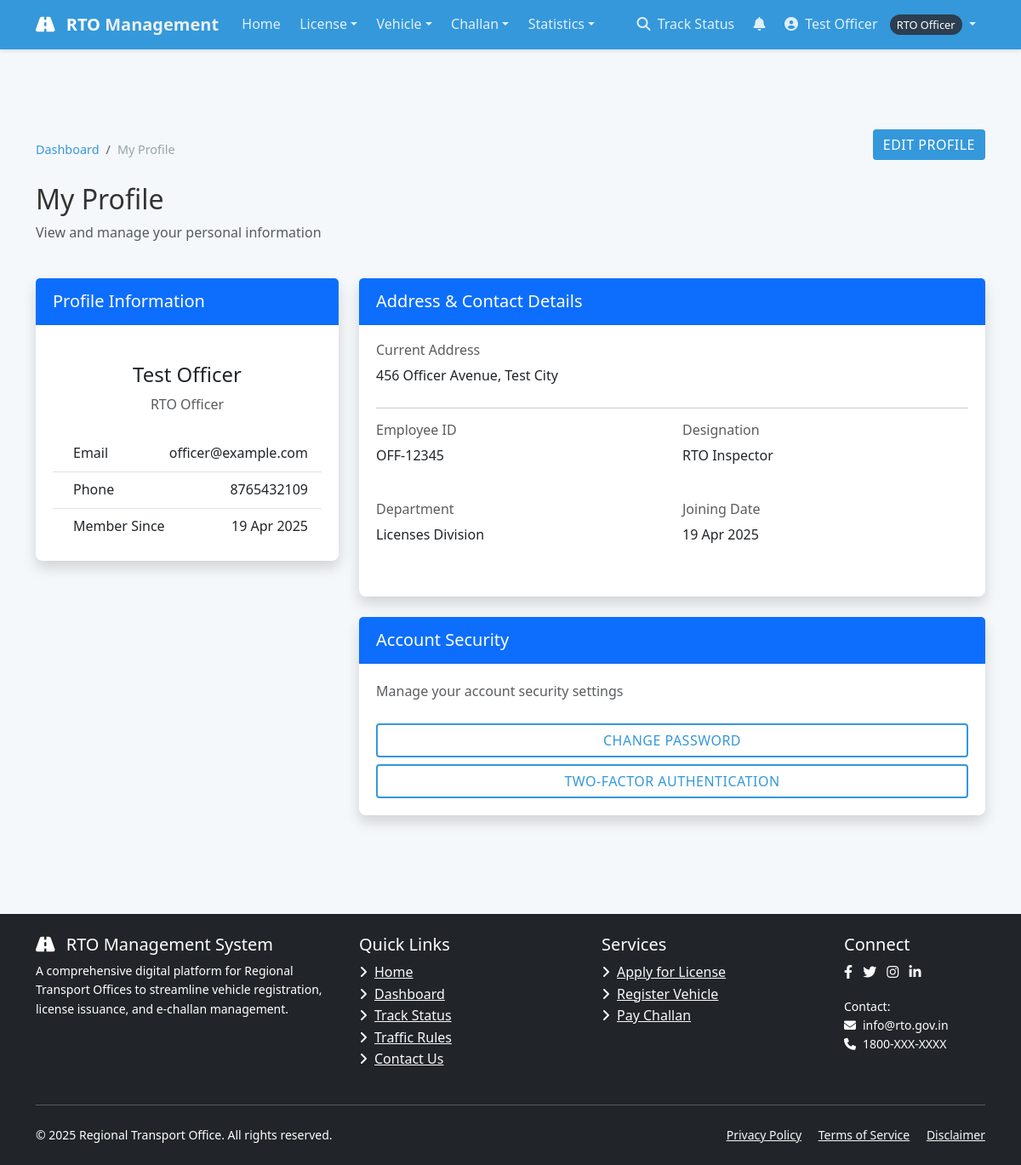
Screenshot of /accounts/profile/ (signed in) with the database file from the repository.
### accounts/models.py (models this page shows, shortened)
class User(AbstractUser):
    USER_TYPE_CHOICES = (
        ('CITIZEN', 'Citizen'),
        ('OFFICER', 'RTO Officer'),
        ('ADMIN', 'Administrator'),
    )
    username = None
    email = models.EmailField(_('email address'), unique=True)
    phone_number = models.CharField(max_length=15, blank=True, null=True)
    aadhaar_number = models.CharField(max_length=16, blank=True, null=True)
    address = models.TextField(blank=True, null=True)
    user_type = models.CharField(max_length=10, choices=USER_TYPE_CHOICES, default='CITIZEN')
    profile_picture = models.ImageField(upload_to='profile_pics/', blank=True, null=True)
    USERNAME_FIELD = 'email'
    REQUIRED_FIELDS = []
    objects = UserManager()
    def get_full_name(self):
        return f"{self.first_name} {self.last_name}" if self.first_name or self.last_name else self.email

class OfficerProfile(models.Model):
    user = models.OneToOneField(User, on_delete=models.CASCADE, related_name='officer_profile')
    employee_id = models.CharField(max_length=20, unique=True)
    designation = models.CharField(max_length=100)
    department = models.CharField(max_length=100)
    joining_date = models.DateField()

### accounts/views.py (the view)
# urls.py: path('profile/', views.profile_view, name='profile'),
@login_required
def profile_view(request):
    return render(request, 'accounts/profile.html')

### templates/accounts/profile.html (shortened to what this page needs)
{% extends 'base.html' %}
{% block content %}
<div class="container py-5">
    <div class="row mb-4">
        <div class="col">
            <nav aria-label="breadcrumb">
                <ol class="breadcrumb">
                    <li class="breadcrumb-item"><a href="{% url 'dashboard' %}">Dashboard</a></li>
                    <li class="breadcrumb-item active" aria-current="page">My Profile</li>
                </ol>
            </nav>
            <h2>My Profile</h2>
            <p class="text-muted">View and manage your personal information</p>
        </div>
        <div class="col-auto">
            <a href="{% url 'update_profile' %}" class="btn btn-primary">
                 Edit Profile
            </a>
        </div>
    </div>
    <div class="row">
        <div class="col-md-4">
            <div class="card shadow mb-4">
                <div class="card-header bg-primary text-white">
                    <h5 class="mb-0">Profile Information</h5>
                </div>
                <div class="card-body text-center">
                    <h4>{{ user.get_full_name }}</h4>
                    <p class="text-muted">{{ user.get_user_type_display }}</p>
                    <ul class="list-group list-group-flush text-start mt-4">
                        <li class="list-group-item d-flex justify-content-between align-items-center">
                            <span> Email</span>
                            <span>{{ user.email }}</span>
                        </li>
                        <li class="list-group-item d-flex justify-content-between align-items-center">
                            <span> Phone</span>
                            <span>{{ user.phone_number|default:"Not provided" }}</span>
                        </li>
                        <li class="list-group-item d-flex justify-content-between align-items-center">
                            <span> Member Since</span>
                            <span>{{ user.date_joined|date:"d M Y" }}</span>
                        </li>
                    </ul>
                </div>
            </div>
        </div>
        <div class="col-md-8">
            <div class="card shadow mb-4">
                <div class="card-header bg-primary text-white">
                    <h5 class="mb-0">Address & Contact Details</h5>
                </div>
                <div class="card-body">
                    <div class="mb-4">
                        <h6 class="text-muted mb-2">Current Address</h6>
                        <p>{{ user.address|default:"No address provided" }}</p>
                    </div>
                    {% if user.user_type == 'OFFICER' and user.officer_profile %}
                    <hr>
                    <div class="row">
                        <div class="col-md-6 mb-4">
                            <h6 class="text-muted mb-2">Employee ID</h6>
                            <p>{{ user.officer_profile.employee_id }}</p>
                        </div>
                        <div class="col-md-6 mb-4">
                            <h6 class="text-muted mb-2">Designation</h6>
                            <p>{{ user.officer_profile.designation }}</p>
                        </div>
                        <div class="col-md-6 mb-4">
                            <h6 class="text-muted mb-2">Department</h6>
                            <p>{{ user.officer_profile.department }}</p>
                        </div>
                        <div class="col-md-6">
                            <h6 class="text-muted mb-2">Joining Date</h6>
                            <p>{{ user.officer_profile.joining_date|date:"d M Y" }}</p>
                        </div>
                    </div>
                    {% endif %}
                </div>
            </div>
            <div class="card shadow">
                <div class="card-header bg-primary text-white">
                    <h5 class="mb-0">Account Security</h5>
                </div>
                <div class="card-body">
                    <p class="text-muted mb-4">Manage your account security settings</p>
                    <div class="d-grid gap-2">
                        <a href="#" class="btn btn-outline-primary">
                             Change Password
                        </a>
                        <a href="#" class="btn btn-outline-primary">
                             Two-Factor Authentication
                        </a>
                    </div>
                </div>
            </div>
        </div>
    </div>
</div>
{% endblock %}

### templates/base.html (shortened to what this page needs)
<!DOCTYPE html>
<html lang="en">
<head>
    <link href="https://cdn.jsdelivr.net/npm/bootstrap@5.3.0/dist/css/bootstrap.min.css" rel="stylesheet">
    <link href="https://cdnjs.cloudflare.com/ajax/libs/font-awesome/6.4.0/css/all.min.css" rel="stylesheet">
    <link rel="stylesheet" href="/static/css/style.css">
</head>
<body>
    <nav class="navbar navbar-expand-lg navbar-dark fixed-top">
        <div class="container">
            <a class="navbar-brand" href="/">
                <i class="fas fa-road me-2"></i> RTO <span>Management</span>
            </a>
            <div class="collapse navbar-collapse" id="navbarContent">
                <ul class="navbar-nav me-auto mb-2 mb-lg-0">
                    <li class="nav-item">
                        <a class="nav-link {% if request.path == '/' %}active{% endif %}" href="/">Home</a>
                    </li>
                    {% if user.is_authenticated %}
                        {% if user.user_type == 'CITIZEN' %}
                            <li class="nav-item dropdown">
                                <a class="nav-link dropdown-toggle" href="#" id="licenseDropdown" role="button" data-bs-toggle="dropdown" aria-expanded="false">License</a>
                                <ul class="dropdown-menu" aria-labelledby="licenseDropdown">
                                    <li><a class="dropdown-item" href="{% url 'apply_for_license' %}">Apply for License</a></li>
                                    <li><a class="dropdown-item" href="{% url 'my_license_applications' %}">My Applications</a></li>
                                    <li><a class="dropdown-item" href="{% url 'my_licenses' %}">My Licenses</a></li>
                                </ul>
                            </li>
                            <li class="nav-item dropdown">
                                <a class="nav-link dropdown-toggle" href="#" id="vehicleDropdown" role="button" data-bs-toggle="dropdown" aria-expanded="false">Vehicle</a>
                                <ul class="dropdown-menu" aria-labelledby="vehicleDropdown">
                                    <li><a class="dropdown-item" href="{% url 'apply_for_registration' %}">Register Vehicle</a></li>
                                    <li><a class="dropdown-item" href="{% url 'my_registration_applications' %}">My Registrations</a></li>
                                    <li><a class="dropdown-item" href="{% url 'my_vehicles' %}">My Vehicles</a></li>
                                    <li><a class="dropdown-item" href="{% url 'vehicle_transfers' %}">My Transfers</a></li>
                                </ul>
                            </li>
                            <li class="nav-item dropdown">
                                <a class="nav-link dropdown-toggle" href="#" id="challanDropdown" role="button" data-bs-toggle="dropdown" aria-expanded="false">Challan</a>
                                <ul class="dropdown-menu" aria-labelledby="challanDropdown">
                                    <li><a class="dropdown-item" href="{% url 'search_challan' %}">Search Challan</a></li>
                                    <li><a class="dropdown-item" href="{% url 'my_challans' %}">My Challans</a></li>
                                </ul>
                            </li>
                        {% elif user.user_type == 'OFFICER' %}
                            <li class="nav-item dropdown">
                                <a class="nav-link dropdown-toggle" href="#" id="officerLicenseDropdown" role="button" data-bs-toggle="dropdown" aria-expanded="false">License</a>
                            </li>
                            <li class="nav-item dropdown">
                                <a class="nav-link dropdown-toggle" href="#" id="officerVehicleDropdown" role="button" data-bs-toggle="dropdown" aria-expanded="false">Vehicle</a>
                            </li>
                            <li class="nav-item dropdown">
                                <a class="nav-link dropdown-toggle" href="#" id="officerChallanDropdown" role="button" data-bs-toggle="dropdown" aria-expanded="false">Challan</a>
                            </li>
                            <li class="nav-item dropdown">
                                <a class="nav-link dropdown-toggle" href="#" id="statsDropdown" role="button" data-bs-toggle="dropdown" aria-expanded="false">Statistics</a>
                            </li>
                        {% endif %}
                    {% endif %}
                </ul>
                <ul class="navbar-nav">
                    <li class="nav-item">
                        <a class="nav-link" href="#" id="navStatusLink" data-bs-toggle="modal" data-bs-target="#trackStatusModal">
                            <i class="fas fa-search me-1"></i> Track Status
                        </a>
                    </li>
                    {% if user.is_authenticated %}
                        <li class="nav-item">
                            <a class="nav-link position-relative" href="#" id="notificationToggle" data-bs-toggle="dropdown" aria-expanded="false">
                                <i class="fas fa-bell"></i>
                            </a>
                        </li>
                        <li class="nav-item dropdown">
                            <a class="nav-link dropdown-toggle" href="#" id="userDropdown" role="button" data-bs-toggle="dropdown" aria-expanded="false">
                                <i class="fas fa-user-circle me-1"></i>
                                {{ user.get_full_name|default:user.email }}
                                <span class="user-badge">{{ user.get_user_type_display }}</span>
                            </a>
                        </li>
                    {% endif %}
                </ul>
            </div>
        </div>
    </nav>
    <main role="main" class="container-fluid py-5">
        {% block content %}{% endblock %}
    </main>
    <footer class="py-4 bg-dark text-white">
        <div class="container">
            <div class="row">
                <div class="col-md-4 mb-4 mb-md-0">
                    <h5><i class="fas fa-road me-2"></i> RTO Management System</h5>
                    <p class="small">A comprehensive digital platform for Regional Transport Offices to streamline vehicle registration, license issuance, and e-challan management.</p>
                </div>
                <div class="col-md-3 mb-4 mb-md-0">
                    <h5>Quick Links</h5>
                    <ul class="list-unstyled">
                        <li><a href="/" class="text-light"><i class="fas fa-angle-right me-2"></i>Home</a></li>
                        <li><a href="{% url 'dashboard' %}" class="text-light"><i class="fas fa-angle-right me-2"></i>Dashboard</a></li>
                        <li><a href="#" class="text-light" data-bs-toggle="modal" data-bs-target="#trackStatusModal"><i class="fas fa-angle-right me-2"></i>Track Status</a></li>
                        <li><a href="#" class="text-light"><i class="fas fa-angle-right me-2"></i>Traffic Rules</a></li>
                        <li><a href="#" class="text-light"><i class="fas fa-angle-right me-2"></i>Contact Us</a></li>
                    </ul>
                </div>
                <div class="col-md-3 mb-4 mb-md-0">
                    <h5>Services</h5>
                    <ul class="list-unstyled">
                        <li><a href="{% url 'apply_for_license' %}" class="text-light"><i class="fas fa-angle-right me-2"></i>Apply for License</a></li>
                        <li><a href="{% url 'apply_for_registration' %}" class="text-light"><i class="fas fa-angle-right me-2"></i>Register Vehicle</a></li>
                        <li><a href="{% url 'search_challan' %}" class="text-light"><i class="fas fa-angle-right me-2"></i>Pay Challan</a></li>
                    </ul>
                </div>
                <div class="col-md-2">
                    <h5>Connect</h5>
                    <div class="social-icons">
                        <a href="#" class="text-light me-2"><i class="fab fa-facebook-f"></i></a>
                        <a href="#" class="text-light me-2"><i class="fab fa-twitter"></i></a>
                        <a href="#" class="text-light me-2"><i class="fab fa-instagram"></i></a>
                        <a href="#" class="text-light me-2"><i class="fab fa-linkedin-in"></i></a>
                    </div>
                    <div class="mt-3">
                        <p class="small mb-0">Contact:</p>
                        <p class="small mb-0"><i class="fas fa-envelope me-2"></i>info@rto.gov.in</p>
                        <p class="small mb-0"><i class="fas fa-phone me-2"></i>1800-XXX-XXXX</p>
                    </div>
                </div>
            </div>
            <hr class="bg-secondary my-4">
            <div class="row">
                <div class="col-md-6">
                    <p class="small mb-0">&copy; {% now "Y" %} Regional Transport Office. All rights reserved.</p>
                </div>
                <div class="col-md-6 text-md-end">
                    <p class="small mb-0">
                        <a href="#" class="text-light me-3">Privacy Policy</a>
                        <a href="#" class="text-light me-3">Terms of Service</a>
                        <a href="#" class="text-light">Disclaimer</a>
                    </p>
                </div>
            </div>
        </div>
    </footer>
</body>
</html>

### rows the page displays
User: get_full_name "Test Officer", user_type "RTO Officer", email "officer@example.com", phone_number "8765432109", date_joined "19 Apr 2025", address "456 Officer Avenue, Test City", officer_profile.employee_id "OFF-12345", officer_profile.designation "RTO Inspector", officer_profile.department "Licenses Division", officer_profile.joining_date "19 Apr 2025"
